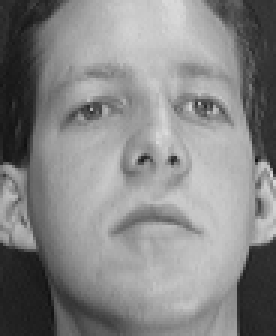
#> input picture KNN_for_Facial_Recognition/data/s1/9.pgm, 92 x 112 px, given in place of 1.pgm, which was not available (shown 3 times larger)
$ python knn_pca_main.py   (Python 2 division)   (older library calls are emulated)
#> lines starting #> are read from the running program, lines starting #| are printed output that depends on the picture
# Public libraries
import sys
import cv2
import numpy as np
import math
import random
import itertools
from sklearn.neighbors import KNeighborsClassifier

################################################################################
# Main pca function
#################################################################################
# [189 lines left out: functions pca, pca_analysis, reduce_number_of_eigenvectors, pca_extract_features, normalize, lda and 3 more, not called in this run]

def main():

	# ----------------------------------------------
	# READ IN DATA
	# ----------------------------------------------

	print "\nCreate Training and testing data..."

	img_height = 112
	img_width = 92
	num_of_pixels = img_height * img_width
	num_of_people = 40
	num_of_faces_per_person = 10
	num_of_faces = num_of_people * num_of_faces_per_person
	images = np.zeros((num_of_faces, num_of_pixels)) # all images, each as row vector
	classes = np.zeros(num_of_faces) # all classes

	if (len(sys.argv) > 1):
		if (sys.argv[1] == "-resize"):
			print "\nAll of the images will be resized form (112x92) to (56x46)...\n"

	# Iterate through facial images and separate them into training and testing matrixes (80 : 20 ratio) with each row being a flat version of image
	counter = 0
	for i in range(1, num_of_people + 1, 1):
		for j in range(1, num_of_faces_per_person + 1, 1):
			# Read image
			img = cv2.imread("data/s" + str(i) + "/" + str(j) + ".pgm", 0) * (1.0 / 255.0)
#> img: shape (112, 92) float64; min 0.0588, max 0.859, mean 0.526
			if (len(sys.argv) > 1):
				if (sys.argv[1] != "-resize"):
					img = cv2.resize(img, (56, 46))
			rows, columns = img.shape
#> rows = 112; columns = 92
			# 2D image matrix to 1D row vector
			images[counter] = (np.array(img)).flatten()
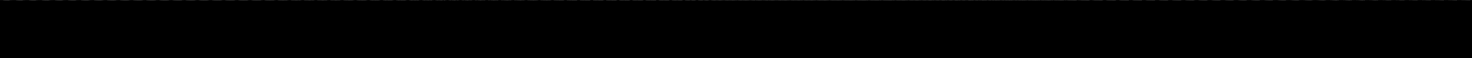
#> images: shape (400, 10304) float64 (shown at 1/7 size); min 0, max 0.859, mean 0.00132
			classes[counter] = i
			counter = counter + 1


	# Convert images to type double
	images = images.astype(np.double)

	# ----------------------------------------------
	# BEGIN FIVE-FOLD CROSS VALIDATION PROCEDURE
	# ----------------------------------------------

	print "\nCreate Training and testing data groupd for 5-fold cross validation..."

	# Shuffle images into 5 equal-size groups with equal number of images from each class
	img_group_0 = np.zeros((num_of_faces / 5, num_of_pixels))
	img_group_1 = np.zeros((num_of_faces / 5, num_of_pixels))
	img_group_2 = np.zeros((num_of_faces / 5, num_of_pixels))
	img_group_3 = np.zeros((num_of_faces / 5, num_of_pixels))
	img_group_4 = np.zeros((num_of_faces / 5, num_of_pixels))
	class_group_0 = np.zeros(num_of_faces / 5)
	class_group_1 = np.zeros(num_of_faces / 5)
	class_group_2 = np.zeros(num_of_faces / 5)
	class_group_3 = np.zeros(num_of_faces / 5)
	class_group_4 = np.zeros(num_of_faces / 5)
	counter = 0
	for i in range(num_of_people):
		rand_indexes = random.sample(range(0, 10), 10)
		# group 0
		img_group_0[counter] = images[i*10 + rand_indexes[0]]
		img_group_0[counter + 1] = images[i*10 + rand_indexes[1]]
		class_group_0[counter] = i + 1
		class_group_0[counter + 1] = i + 1
		# group 1
		img_group_1[counter] = images[i*10 + rand_indexes[2]]
		img_group_1[counter + 1] = images[i*10 + rand_indexes[3]]
		class_group_1[counter] = i + 1
		class_group_1[counter + 1] = i + 1
		# group 2
		img_group_2[counter] = images[i*10 + rand_indexes[4]]
		img_group_2[counter + 1] = images[i*10 + rand_indexes[5]]
		class_group_2[counter] = i + 1
		class_group_2[counter + 1] = i + 1
		# group 3
		img_group_3[counter] = images[i*10 + rand_indexes[6]]
		img_group_3[counter + 1] = images[i*10 + rand_indexes[7]]
		class_group_3[counter] = i + 1
		class_group_3[counter + 1] = i + 1
		# group 4
		img_group_4[counter] = images[i*10 + rand_indexes[8]]
		img_group_4[counter + 1] = images[i*10 + rand_indexes[9]]
		class_group_4[counter] = i + 1
		class_group_4[counter + 1] = i + 1
		counter = counter + 2

	image_groups = [img_group_0, img_group_1, img_group_2, img_group_3, img_group_4]
	image_classes_groups = [class_group_0, class_group_1, class_group_2, class_group_3, class_group_4]

	print "\nRunning KNNs..."

	# Use different unique combinations of the 5 groups to perform training and testing - average accuracy
	combinations = set(itertools.permutations([0, 1, 2, 3, 4]))
	average_accuracy_pca_knn = 0
	accuracies_pca_knn = np.zeros(120)
	average_accuracy_lda_knn = 0
	accuracies_lda_knn = np.zeros(120)
	average_accuracy_pca_lda_knn = 0
	accuracies_pca_lda_knn = np.zeros(120)
	counter = 0
	for combo in combinations:
		print "\n----------------------------------------------------------------------"
		print "Running combination {}. This is {} out of {}.".format(combo, counter + 1, 120)
		print "----------------------------------------------------------------------\n"
		# Training data
		img_training = np.concatenate((image_groups[combo[0]], image_groups[combo[1]], image_groups[combo[2]], image_groups[combo[3]]))
		# Convert image matrix to eigenfaces
		classes_training = np.concatenate((image_classes_groups[combo[0]], image_classes_groups[combo[1]], image_classes_groups[combo[2]], image_classes_groups[combo[3]]))
		# Testing data
		img_testing = np.array(image_groups[combo[4]], np.double)
		classes_testing = np.array(image_classes_groups[combo[4]])
		# Run PCA
		print "\nPCA + KNN...\n"
		# Feature extraction using pca
		W_training, W_testing = pca(img_training, img_testing)
		# Face recognition using KNN
		accuracies_pca_knn[counter]  = knn(W_training, classes_training, W_testing, classes_testing)
		'''
		# Test to compare accuracy to sklearn algorithm
		knn = KNeighborsClassifier(n_neighbors = 1)
		knn.fit(W_training, classes_training)
		pred = knn.predict(W_testing)
		rows_testing, cols_testing = W_testing.shape
		total_correct = 0.0
		total_incorrect = 0.0
		for r in range(rows_testing):
			# Check if the classification is correct
			if pred[r] == classes_testing[r]:
				total_correct = total_correct + 1.0
			else:
				total_incorrect = total_incorrect + 1.0
		accuracy = ((total_correct / (total_correct + total_incorrect)) * 100) # Accuracy
		print "\nAccuracy (sklearn): {}%.\n".format(accuracy)
		break
		'''

		# Run LDA
		#print "\nLDA + KNN...\n"
		z = img_training.shape[0]
		Vk_training, Vk_testing = lda(img_training, classes_training, img_testing, num_of_people, num_of_faces_per_person, z)


		# Run PCA + LDA
		#print "\nPCA + LDA + KNN...\n"
		accuracies_lda_knn[counter]  = knn(Vk_training, classes_training, Vk_testing, classes_testing)

		break

		counter = counter + 1

	#print "\nCombinations:\n"
	#print combinations
	print "\nPCA + KNN accuracies:\n"
	print accuracies_pca_knn
	print "\nLDA + KNN accuracies:\n"
	print accuracies_lda_knn
	print "\nPCA + LDA + KNN accuracies:\n"
	print accuracies_pca_lda_knn
	average_accuracy_pca_knn = sum(accuracies_pca_knn) / 120
	print "\nAverage PCA + KNN accuracy: {}%.\n".format(average_accuracy_pca_knn)
	average_accuracy_lda_knn = sum(accuracies_lda_knn) / 120
	print "\nAverage LDA + KNN accuracy: {}%.\n".format(average_accuracy_lda_knn)
	average_accuracy_pca_lda_knn = sum(accuracies_pca_lda_knn) / 120
	print "\nAverage PCA + LDA + KNN accuracy: {}%.\n".format(average_accuracy_pca_lda_knn)

if __name__ == "__main__":
#> (the run stopped early here; a loop or call above may not have finished)

$ run again, on KNN_for_Facial_Recognition/data/s14/9.pgm
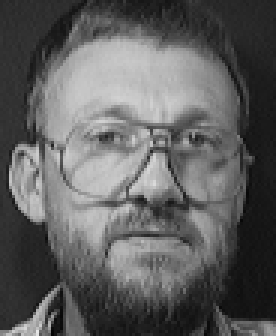
#> input picture KNN_for_Facial_Recognition/data/s14/9.pgm, 92 x 112 px, given in place of 1.pgm, which was not available (shown 3 times larger)
#> in main, `img = cv2.resize(img, (56, 46))`:
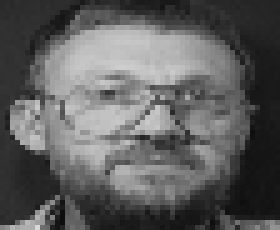
#> img: shape (46, 56) float64 (shown 5 times larger); min 0.0477, max 0.85, mean 0.372

$ run again, on KNN_for_Facial_Recognition/data/s15/5.pgm
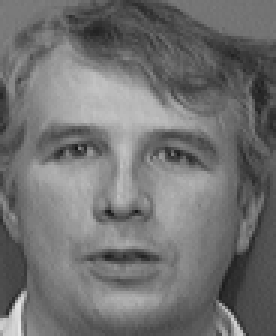
#> input picture KNN_for_Facial_Recognition/data/s15/5.pgm, 92 x 112 px, given in place of 1.pgm, which was not available (shown 3 times larger)
#> in main, `img = cv2.resize(img, (56, 46))`:
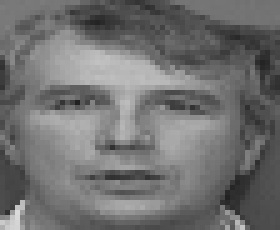
#> img: shape (46, 56) float64 (shown 5 times larger); min 0.13, max 0.86, mean 0.445

$ run again, on KNN_for_Facial_Recognition/data/s15/6.pgm
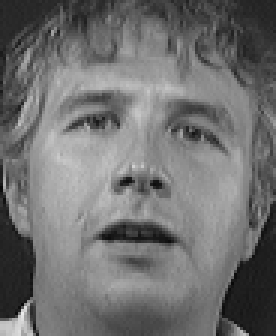
#> input picture KNN_for_Facial_Recognition/data/s15/6.pgm, 92 x 112 px, given in place of 1.pgm, which was not available (shown 3 times larger)
#> in main, `img = cv2.resize(img, (56, 46))`:
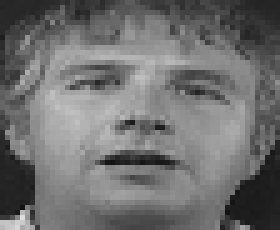
#> img: shape (46, 56) float64 (shown 5 times larger); min 0.0726, max 0.872, mean 0.44
